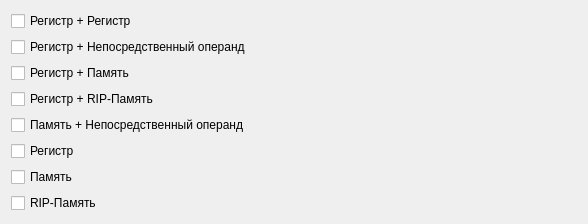
              <widget class="QWidget" name="scrollAreaWidgetContents_7">
               <property name="geometry">
                <rect>
                 <x>0</x>
                 <y>0</y>
                 <width>588</width>
                 <height>220</height>
                </rect>
               </property>
               <layout class="QVBoxLayout" name="verticalLayout_12">
                <item>
                 <widget class="QCheckBox" name="checkBox_Reg_Reg">
                  <property name="sizePolicy">
                   <sizepolicy hsizetype="Minimum" vsizetype="Expanding">
                    <horstretch>0</horstretch>
                    <verstretch>0</verstretch>
                   </sizepolicy>
                  </property>
                  <property name="text">
                   <string>Регистр + Регистр</string>
                  </property>
                 </widget>
                </item>
                <item>
                 <widget class="QCheckBox" name="checkBox_Reg_Imm">
                  <property name="sizePolicy">
                   <sizepolicy hsizetype="Minimum" vsizetype="Expanding">
                    <horstretch>0</horstretch>
                    <verstretch>0</verstretch>
                   </sizepolicy>
                  </property>
                  <property name="text">
                   <string>Регистр + Непосредственный операнд</string>
                  </property>
                 </widget>
                </item>
                <item>
                 <widget class="QCheckBox" name="checkBox_Reg_Mem">
                  <property name="sizePolicy">
                   <sizepolicy hsizetype="Minimum" vsizetype="Expanding">
                    <horstretch>0</horstretch>
                    <verstretch>0</verstretch>
                   </sizepolicy>
                  </property>
                  <property name="text">
                   <string>Регистр + Память</string>
                  </property>
                 </widget>
                </item>
                <item>
                 <widget class="QCheckBox" name="checkBox_Reg_RIP">
                  <property name="text">
                   <string>Регистр + RIP-Память</string>
                  </property>
                 </widget>
                </item>
                <item>
                 <widget class="QCheckBox" name="checkBox_Mem_Imm">
                  <property name="text">
                   <string>Память + Непосредственный операнд</string>
                  </property>
                 </widget>
                </item>
                <item>
                 <widget class="QCheckBox" name="checkBox_Reg">
                  <property name="text">
                   <string>Регистр</string>
                  </property>
                 </widget>
                </item>
                <item>
                 <widget class="QCheckBox" name="checkBox_Mem">
                  <property name="text">
                   <string>Память</string>
                  </property>
                 </widget>
                </item>
                <item>
                 <widget class="QCheckBox" name="checkBox_RIP">
                  <property name="text">
                   <string>RIP-Память</string>
                  </property>
                 </widget>
                </item>
               </layout>
              </widget>
